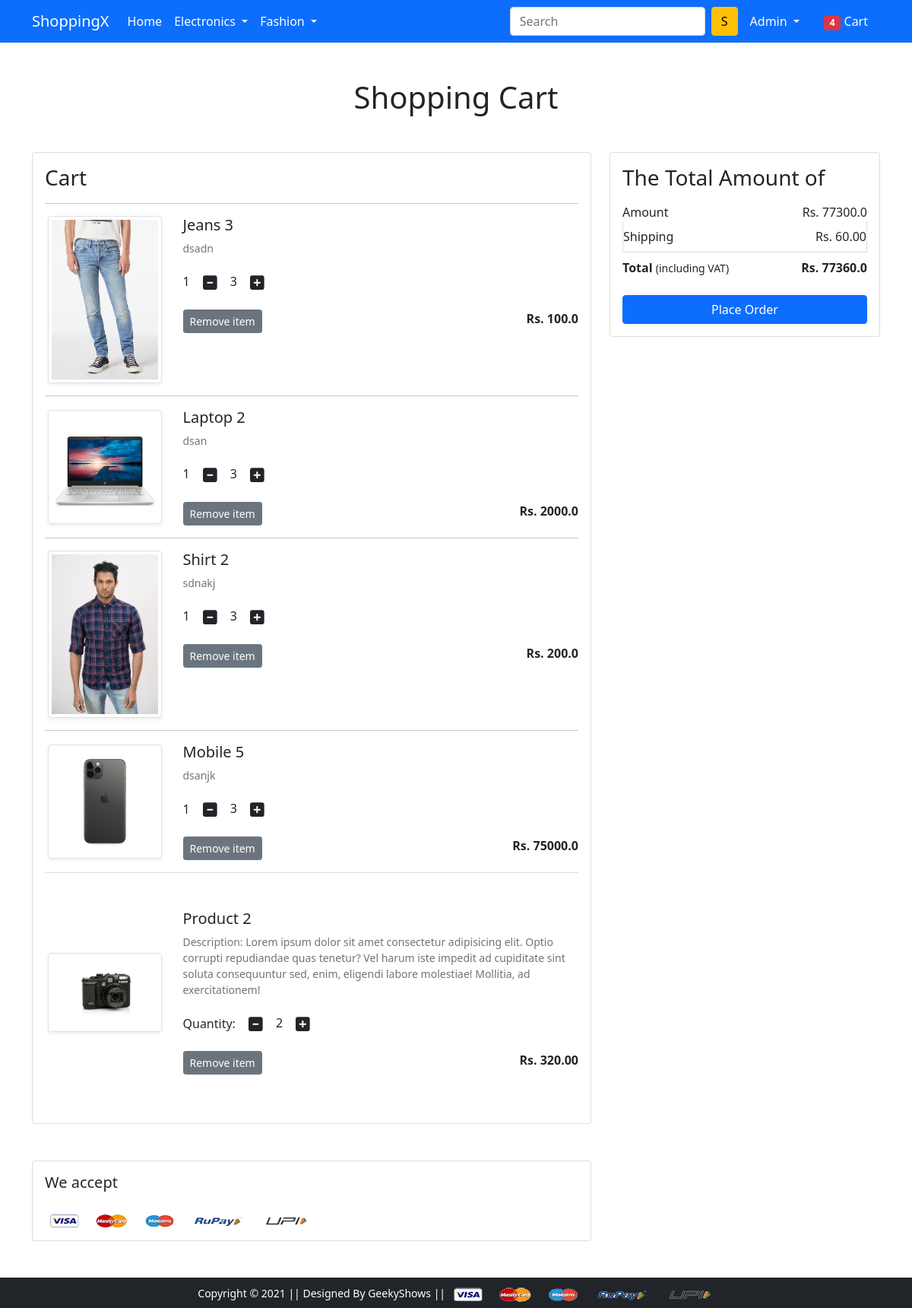
The app's page /cart/ (signed in) with its own data.
### app/models.py (models this page shows)
class Cart(models.Model):
    user=models.ForeignKey(User,on_delete=models.CASCADE)
    product=models.ForeignKey(Product,on_delete=models.CASCADE)
    quantity=models.PositiveIntegerField(default=1)

class Product(models.Model):
    title=models.CharField(max_length=100)
    selling_price=models.FloatField()
    discounted_price=models.FloatField()
    description=models.TextField()
    brand=models.CharField(max_length=100)
    category=models.CharField(choices=CATEGORY_CHOICES,max_length=2)
    product_image=models.ImageField(upload_to='productimg')

### app/views.py (the view)
# urls.py: path('cart/', views.show_cart, name='showcart'),
def show_cart(request):
    if request.user.is_authenticated:
        user=request.user
        cart=Cart.objects.filter(user=user)
        amount=0.0
        shipping_amount=60.0
        total_amount=0.0
        cart_product=[p for p in Cart.objects.all() if p.user==user]
        if cart_product:
            for p in cart_product:
                tempamount=(p.quantity * p.product.discounted_price)
                amount += tempamount
                totalamount=amount + shipping_amount
            return render(request, 'app/addtocart.html',{'carts':cart,'totalamount':totalamount,'amount':amount})
        else:
            return render(request,'app/emptycart.html')

### app/templates/app/addtocart.html (shortened to what this page needs)
{% extends 'app/base.html' %}
{% load static %}
{% block main-content %}
<div class="container my-5">
 <div class="row">
  <h1 class="text-center mb-5">Shopping Cart</h1>
  <div class="col-sm-8">
  <div class="card">
   <div class="card-body">
    <h3>Cart</h3>
    {% for cart in carts %}
    <hr>
    <div class="row">
     <div class="col-sm-3 text-center align-self-center"><img src="{{cart.product.product_image.url}}" alt="" srcset="" class="img-fluid img-thumbnail shadow-sm" height="150" width="150"> </div>
     <div class="col-sm-9">
      <div>
       <h5>{{cart.product.title}}</h5>
       <p class="mb-2 text-muted small">{{cart.product.description}}</p>
       <div class="my-3">
        <label for="quantity">{{cart.quantity}}</label>
        <a class="minus-cart btn" pid="{{cart.product.id}}"><i class="fas fa-minus-square fa-lg"></i></a>
          <span id="quantity">3</span>
        <a class="plus-cart btn" pid="{{cart.product.id}}"><i class="fas fa-plus-square fa-lg"></i></a>
       </div>
       <div class="d-flex justify-content-between">
        <a href="#" class="btn btn-sm btn-secondary mr-3" pid="{{cart.product.id}}">Remove item </a>
        <p class="mb-0"><span><strong>Rs. {{cart.product.discounted_price}}</strong></span></p>
       </div>
      </div>
     </div>
    </div>
    {% endfor %}
    <hr class="text-muted">
    <div class="row my-5">
     <div class="col-sm-3 text-center align-self-center"> <img src="{% static 'app/images/product/2.jpg'%}" alt="" srcset="" class="img-fluid img-thumbnail shadow-sm" height="150" width="150"></div>
     <div class="col-sm-9">
      <div>
       <h5>Product 2</h5>
       <p class="mb-2 text-muted small">Description: Lorem ipsum dolor sit amet consectetur adipisicing elit. Optio corrupti repudiandae quas tenetur? Vel harum iste impedit ad cupiditate sint soluta consequuntur sed, enim, eligendi labore molestiae! Mollitia, ad exercitationem!</p>
       <div class="my-3">
        <label for="quantity">Quantity:</label>
        <a class="minus-cart btn"><i class="fas fa-minus-square fa-lg"></i></a>
          <span id="quantity">2</span>
        <a class="plus-cart btn"><i class="fas fa-plus-square fa-lg"></i></a>
       </div>
       <div class="d-flex justify-content-between">
        <a href="#" class="btn btn-sm btn-secondary mr-3">Remove item </a>
        <p class="mb-0"><span><strong>Rs. 320.00</strong></span></p>
       </div>
      </div>
     </div>
    </div>
   </div>
   </div>
  </div>
  <div class="col-sm-4">
   <div class="card">
    <div class="card-body">
      <h3>The Total Amount of</h3>
      <ul class="list-group">
       <li class="list-group-item d-flex justify-content-between align-items-center border-0 px-0 pb-0">Amount<span>Rs. <span id="amount">{{amount}}</span></span></li>
       <li class="list-group-item d-flex justify-content-between align-items-center px-0">Shipping<span>Rs. 60.00</span></li>
       <li class="list-group-item d-flex justify-content-between align-items-center border-0 px-0 mb-3">
        <div>
           <strong>Total</strong> <small>(including VAT)</small>
         </div>
         <span><strong>Rs. <strong id="totalamount">{{totalamount}}</strong></strong></span>
       </li>
      </ul>
      <div class="d-grid"><a href="{% url 'checkout' %}" class="btn btn-primary">Place Order</a></div>
    </div>
   </div>
  </div>
 </div>
</div>
<div class="container">
 <div class="row">
  <div class="col-sm-8">
   <div class="card">
    <div class="card-body">
      <h5 class="mb-4">We accept</h5>
      <img src="{% static 'app/images/payment.png' %}" alt="" class="img-fluid">
    </div>
  </div>
  </div>
 </div>
</div>
{% endblock main-content %}

### app/templates/app/base.html (shortened to what this page needs)
<!doctype html>
{% load static %}
<html lang="en">
  <head>
    <link href="https://cdn.jsdelivr.net/npm/bootstrap@5.0.0-beta1/dist/css/bootstrap.min.css" rel="stylesheet">
    <link rel="stylesheet" href="{% static 'app/css/owl.carousel.min.css' %}">
    <link rel="stylesheet" href="{% static 'app/css/all.min.css' %}">
    <link rel="stylesheet" href="{% static 'app/css/style.css' %}">
  </head>
  <body>
    <nav class="navbar navbar-expand-lg navbar-dark bg-primary">
     <div class="container">
       <a class="navbar-brand" href="/">ShoppingX</a>
       <div class="collapse navbar-collapse" id="navbarSupportedContent">
         <ul class="navbar-nav me-auto mb-2 mb-lg-0">
           <li class="nav-item">
             <a class="nav-link active" aria-current="page" href="/">Home</a>
           </li>
           <li class="nav-item dropdown">
             <a class="nav-link dropdown-toggle text-white" href="#" id="electronicsDropdown" role="button" data-bs-toggle="dropdown" aria-expanded="false">
               Electronics
             </a>
           </li>
           <li class="nav-item dropdown">
             <a class="nav-link dropdown-toggle text-white" href="#" id="fashionDropdown" role="button" data-bs-toggle="dropdown" aria-expanded="false">
               Fashion
             </a>
           </li>
         </ul>
         <form class="d-flex">
           <input class="form-control me-2" type="search" placeholder="Search" aria-label="Search">
           <button class="btn btn-warning" type="submit">S</button>
         </form>
         <div>
          <ul class="navbar-nav me-auto mb-2 mb-lg-0">
          {% if request.user.is_authenticated %}
           <li class="nav-item dropdown mx-2">
              <a class="nav-link dropdown-toggle text-white" href="#" id="profileDropdown" role="button" data-bs-toggle="dropdown" aria-expanded="false">
                {{request.user.username|capfirst}}
              </a>
            </li>
            <li class="nav-item mx-2">
             <a href="{% url 'showcart' %}" class="nav-link text-white"><span class="badge bg-danger">4</span> Cart </a>
            </li>
            {% endif %}
          </ul>
         </div>
       </div>
     </div>
    </nav>
    {% block main-content %} {% endblock main-content %}
    <footer class="container-fluid bg-dark text-center p-2 mt-5">
        <small class="text-white">Copyright &copy; 2021 || Designed By GeekyShows || </small>
        <img src="{% static 'app/images/payment.png' %}" alt="" srcset="" class="img-fluid" height="2px">
    </footer>
  </body>
</html>

### records on screen
Cart: product.product_image (picture), product "Jeans 3", product.description "dsadn", quantity "1", product.discounted_price "100.0"
Cart: product.product_image (picture), product "Laptop 2", product.description "dsan", quantity "1", product.discounted_price "2000.0"
Cart: product.product_image (picture), product "Shirt 2", product.description "sdnakj", quantity "1", product.discounted_price "200.0"
Cart: product.product_image (picture), product "Mobile 5", product.description "dsanjk", quantity "1", product.discounted_price "75000.0"

### other values on screen
{{ request.user.username|capfirst }} "Admin"
{{ amount }} "77300.0"
{{ totalamount }} "77360.0"
